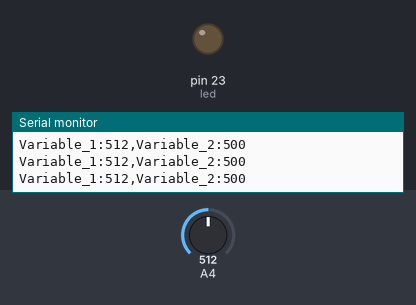
Recording of a sketch running on a simulated Arduino Mega 2560, built with avr-gcc and run on an emulated ATmega2560. On the bench: output pins drawn as LEDs (lit = HIGH), the last lines printed to the serial monitor. Inputs (shaded band) come from the test bench; at power-on: A4 = 512.

Above: at 1.2 s.
1.3 s: A4 set to 486
At 2.5 s:
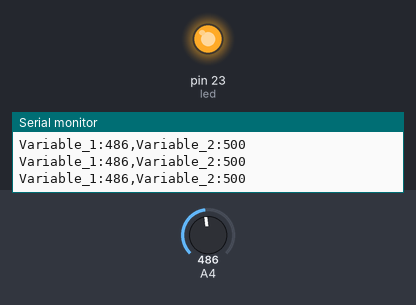
2.8 s: A4 set to 510
At 4.0 s:
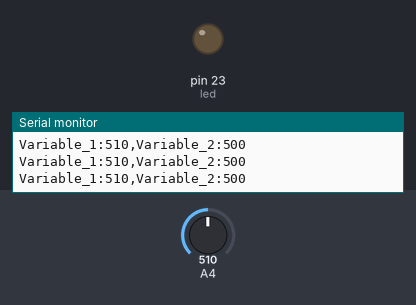
4.3 s: A4 set to 490
At 4.7 s:
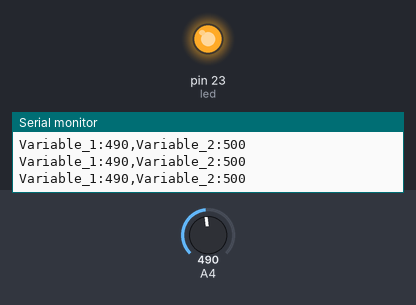
Timing chart, 0 to 7.3 s (numbered marks = the images above; inputs shaded):
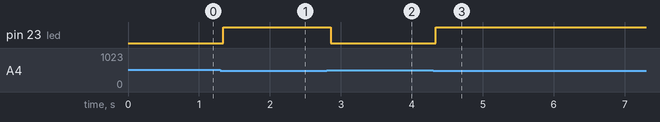

Measured:
- the behaviour switches between 500 and 499 on A4 (found by bisection; images 0 and 1)
- after the input at 1.3 s, pin 23 (led): LOW → HIGH at once
- after the input at 2.8 s, pin 23 (led): HIGH → LOW after 0.05 s
- after the input at 4.3 s, pin 23 (led): LOW → HIGH at once

The sketch:

sensor_2withLed.ino
```cpp
#define LDR  36
#define led 23
int LDR_Value=0;
int static_variable = 500;

void setup() {
  Serial.begin(9600);
  pinMode(led,OUTPUT);
  digitalWrite(led,LOW);
}

void loop() {
  LDR_Value = analogRead(LDR);

  Serial.print("Variable_1:");
  Serial.print(LDR_Value);
  Serial.print(",");
  Serial.print("Variable_2:");
  Serial.println(static_variable);
  delay(20);

//No Hysteresis
 if(LDR_Value < 500){
    digitalWrite(led,HIGH);
  }else{
      digitalWrite(led,LOW);
  }

//Hysteresis
  // if(LDR_Value < 500){
  //   digitalWrite(led,HIGH);
  // }

  // if(LDR_Value > 700){
  //   digitalWrite(led,LOW);
  // }

}
```
